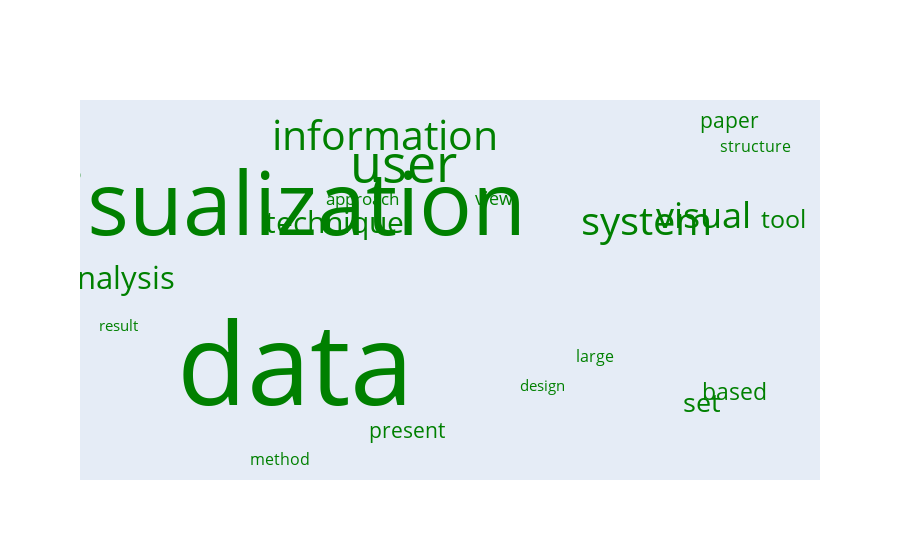

Notebook source saved alongside this figure:
### Code cell
cluster_id = 2
value = 20
data = go.Scatter(
                             x=[random.random() for i in range(30)],
                             y=[random.random() for i in range(30)],
                             mode='text',
                             text=lda.get_top_n_word_probs_for_topic_i(cluster_id, value).Words,
                             marker={'opacity': 0.3},
                             textfont={'size': lda.get_top_n_word_probs_for_topic_i(cluster_id, value).Probabilities * 4000, 
                                   'color': lda.get_colors()[cluster_id]})
layout = go.Layout({'xaxis': {'showgrid': False, 'showticklabels': False, 'zeroline': False},
                                            'yaxis': {'showgrid': False, 'showticklabels': False, 'zeroline': False}})
figure = go.Figure(data=[data], layout=layout)
figure

### Figure 1 — Plotly figure (JSON) as saved in the notebook; plotly's stock layout.template omitted (floating-point values rounded to 4 significant figures)
{"data": [{"marker": {"opacity": 0.3}, "mode": "text", "text": ["design", "result", "large", "method", "structure", "approach", "view", "present", "paper", "based", "tool", "set", "technique", "analysis", "visual", "system", "information", "user", "visualization", "data"], "textfont": {"color": "green", "size": [15.18, 15.26, 15.64, 15.94, 16.11, 17.05, 17.7, 21.3, 21.32, 22.71, 24.78, 27.22, 29.94, 30.93, 35.77, 39.89, 41.11, 51.84, 87.73, 114.4]}, "type": "scatter", "x": [0.6385, 0.02423, 0.7146, 0.2587, 0.9486, 0.3775, 0.5691, 0.4421, 0.9108, 0.9172, 0.9878, 0.87, 0.3378, 0.02169, 0.8719, 0.79, 0.4108, 0.4375, 0.2486, 0.2797, 0.745, 0.1946, 0.2514, 0.4492, 0.6147, 0.3089, 0.5086, 0.331, 0.7295, 0.8805], "y": [0.2286, 0.3932, 0.3087, 0.02579, 0.8844, 0.7403, 0.7421, 0.1022, 0.9551, 0.2078, 0.6831, 0.1778, 0.6713, 0.5187, 0.6888, 0.6733, 0.9068, 0.8269, 0.7073, 0.258, 0.5396, 0.6665, 0.5515, 0.807, 0.9647, 0.5865, 0.6453, 0.2483, 0.3865, 0.2098]}], "layout": {"xaxis": {"showgrid": false, "showticklabels": false, "zeroline": false}, "yaxis": {"showgrid": false, "showticklabels": false, "zeroline": false}}}
